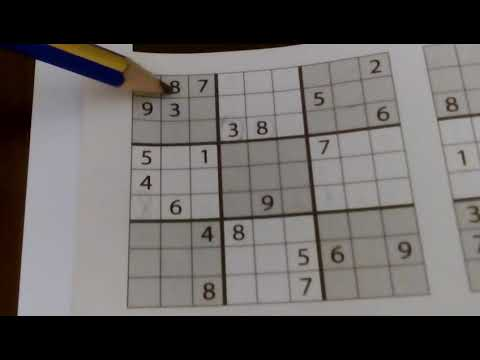
#> input picture 2-Operations/images/sudoku.jpg, 480 x 360 px
$ python 8-thresholding.py
#> lines starting #> are read from the running program, lines starting #| are printed output that depends on the picture; after the words box and inside, x2 and y2 are one past the last pixel; in counts of white or black regions, pixels touching at a corner belong together
import cv2 as cv
import numpy as np

data = cv.imread("images/sudoku.jpg",0)
#> data: shape (360, 480); min 0, max 184, mean 96.4
ret,threshold = cv.threshold(data,125,255,cv.THRESH_BINARY) #image, min thresh, max thresh, thres method
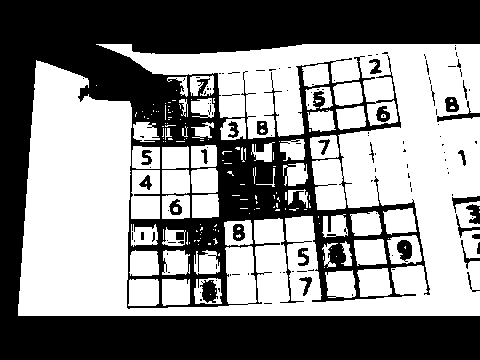
#> threshold: shape (360, 480); 53.6% white; 125 black regions (95 under 20 px), largest, box (x1, y1, x2, y2) and area: (0, 0, 480, 360) 76806, (200, 280, 218, 303) 275, (397, 240, 412, 262) 236
ret,threshold = cv.threshold(data,125,255,cv.THRESH_BINARY_INV)
ret,threshold = cv.threshold(data,125,255,cv.THRESH_TRUNC)
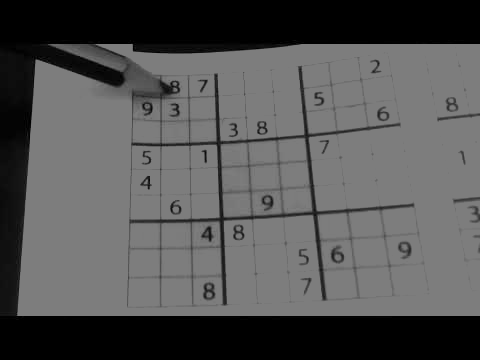
#> threshold: shape (360, 480); min 0, max 125, mean 83.9
ret,threshold = cv.threshold(data,125,255,cv.THRESH_TOZERO)
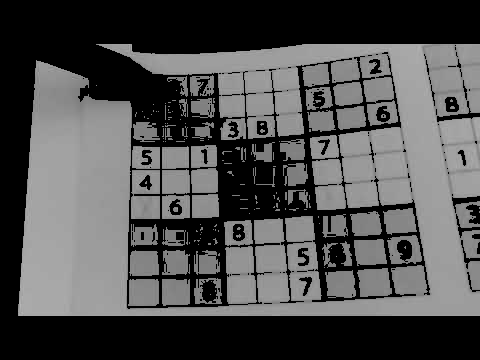
#> threshold: shape (360, 480); min 0, max 184, mean 79.5
ret,threshold = cv.threshold(data,125,255,cv.THRESH_TOZERO_INV)
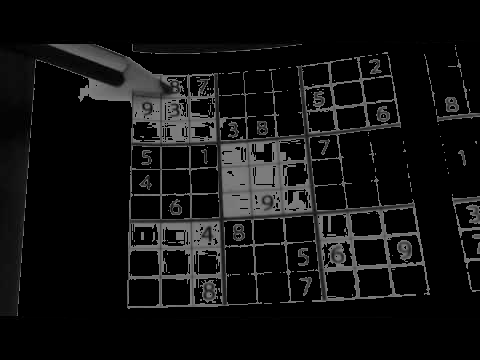
#> threshold: shape (360, 480); min 0, max 125, mean 16.9
ret,threshold = cv.threshold(data,125,255,cv.THRESH_BINARY + cv.THRESH_OTSU)
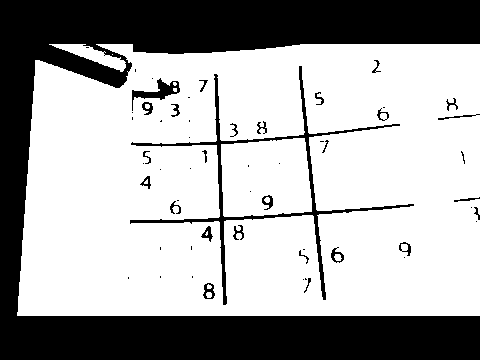
#> threshold: shape (360, 480); 66.6% white; 58 black regions (30 under 20 px), largest, box (x1, y1, x2, y2) and area: (0, 0, 480, 360) 52591, (130, 66, 414, 305) 3165, (132, 78, 180, 111) 452
#> ret = 74
#cv.imshow("Thres",threshold)

adapThresholdm= cv.adaptiveThreshold(data,255,cv.ADAPTIVE_THRESH_MEAN_C,cv.THRESH_BINARY,7,2)
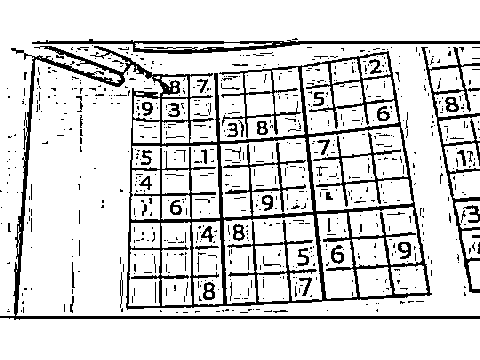
#> adapThresholdm: shape (360, 480); 84.6% white; 736 black regions (683 under 20 px), largest, box (x1, y1, x2, y2) and area: (0, 46, 480, 320) 16816, (32, 39, 480, 54) 1951, (421, 47, 480, 293) 1764
#cv.imshow("Adaptive-Mean",adapThresholdm)

adapThresholdc = cv.adaptiveThreshold(data,255,cv.ADAPTIVE_THRESH_GAUSSIAN_C,cv.THRESH_BINARY,19,2.3)
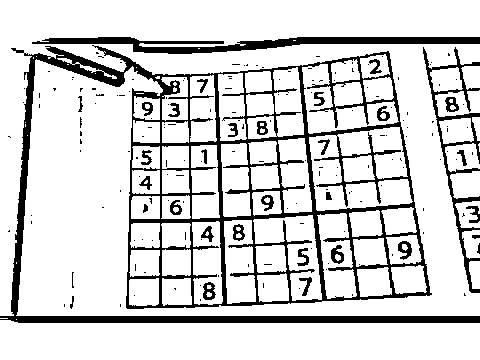
#> adapThresholdc: shape (360, 480); 83.4% white; 187 black regions (154 under 20 px), largest, box (x1, y1, x2, y2) and area: (0, 45, 480, 323) 20529, (32, 37, 480, 54) 3278, (423, 47, 480, 293) 1918
cv.imshow("Adaptive-Gaus",adapThresholdc)

cv.waitKey(0)
cv.destroyAllWindows()
